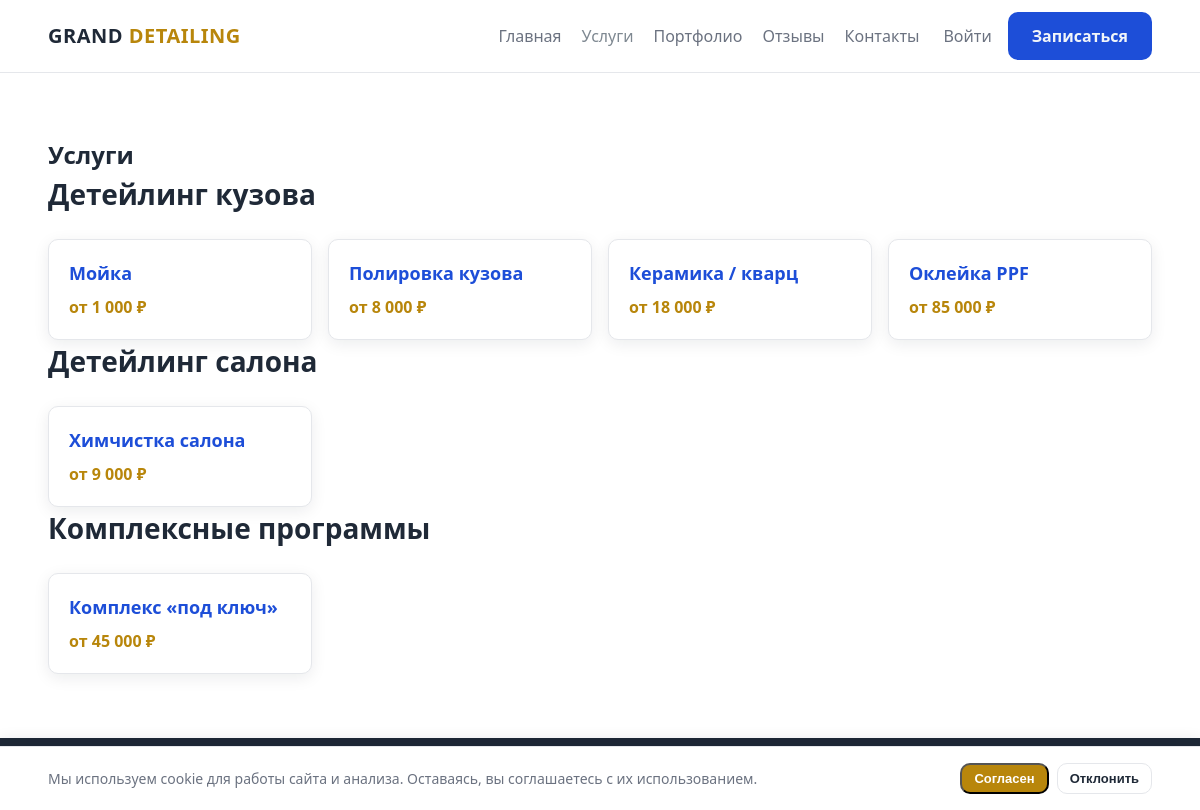
/services, run on the app's committed database.
### tables this page shows
CREATE TABLE categories (
    id    INT UNSIGNED  NOT NULL AUTO_INCREMENT,
    title VARCHAR(100)  NOT NULL,
    slug  VARCHAR(120)  NOT NULL,
    PRIMARY KEY (id),
    UNIQUE KEY uq_categories_slug (slug)
);

CREATE TABLE services (
    id            INT UNSIGNED      NOT NULL AUTO_INCREMENT,
    category_id   INT UNSIGNED      NOT NULL,
    title         VARCHAR(140)      NOT NULL,
    slug          VARCHAR(160)      NOT NULL,
    price_from    DECIMAL(10, 2)    NULL,
    duration_min  INT UNSIGNED      NULL,
    image         VARCHAR(255)      NULL,
    is_active     TINYINT(1)        NOT NULL DEFAULT 1,
    PRIMARY KEY (id),
    UNIQUE KEY uq_services_slug (slug),
    KEY idx_services_category (category_id),
    CONSTRAINT fk_services_category FOREIGN KEY (category_id) REFERENCES categories (id)
);

### src/Core/View.php (called while the page is built, shortened)
<?php
class View
{
    public static function render(string $view, array $data = []): void
    {
        extract($data, EXTR_SKIP);
        $view = basename($view);
        $viewFile = BASE_PATH . '/views/' . $view . '.php';
        require BASE_PATH . '/views/layout/header.php';
        require $viewFile;
        require BASE_PATH . '/views/layout/footer.php';
    }
}

### src/Controller/ServiceController.php (called while the page is built, shortened)
<?php
class ServiceController
{
    public function index(): void
    {
        $categories = Category::all();
        $services = Service::active();
        $servicesByCategory = [];
        foreach ($services as $service) {
            $servicesByCategory[(int) $service['category_id']][] = $service;
        }
        View::render('services', [
            'title' => 'Услуги — GRAND DETAILING',
            'categories' => $categories,
            'servicesByCategory' => $servicesByCategory,
        ]);
    }
}

### public/index.php (called while the page is built, shortened)
<?php
require BASE_PATH . '/src/bootstrap.php';
$router = new Router();
$router->get('/', [HomeController::class, 'index']);
$router->get('/services', [ServiceController::class, 'index']);
$router->get('/services/{slug}', [ServiceController::class, 'show']);
$router->get('/booking', [BookingController::class, 'show']);
$router->post('/booking', [BookingController::class, 'store']);
$router->get('/booking/success', [BookingController::class, 'success']);
$router->get('/contacts', [ContactController::class, 'index']);
$router->post('/contacts', [ContactController::class, 'store']);
$router->get('/reviews', [ReviewController::class, 'index']);
$router->get('/reviews/create', [ReviewController::class, 'create']);
$router->post('/reviews', [ReviewController::class, 'store']);
$router->get('/register', [AuthController::class, 'showRegister']);
$router->post('/register', [AuthController::class, 'register']);
$router->get('/login', [AuthController::class, 'showLogin']);
$router->post('/login', [AuthController::class, 'login']);
$router->post('/logout', [AuthController::class, 'logout']);
$router->get('/cabinet', [CabinetController::class, 'index']);
$router->get('/cabinet/cars', [CabinetController::class, 'cars']);
$router->post('/cabinet/cars', [CabinetController::class, 'storeCar']);
$router->get('/cabinet/profile', [CabinetController::class, 'profile']);
$router->get('/cabinet/security', [CabinetController::class, 'security']);
$router->post('/cabinet/security/phone', [CabinetController::class, 'updatePhone']);
$router->post('/cabinet/security/email', [CabinetController::class, 'updateEmail']);
$router->post('/cabinet/security/password', [CabinetController::class, 'updatePassword']);
$router->get('/admin', [AdminController::class, 'dashboard']);
$router->get('/admin/dashboard/income', [AdminController::class, 'income']);
$router->get('/admin/bookings', [AdminController::class, 'bookings']);
$router->post('/admin/bookings/{id}/status', [AdminController::class, 'updateStatus']);
$router->post('/admin/bookings/{id}/create-client', [AdminController::class, 'createClient']);
$router->post('/admin/bookings/{id}/delete', [AdminController::class, 'deleteBooking']);
$router->get('/admin/services', [AdminServiceController::class, 'index']);
$router->get('/admin/services/create', [AdminServiceController::class, 'create']);
$router->post('/admin/services', [AdminServiceController::class, 'store']);
$router->get('/admin/services/{id}/edit', [AdminServiceController::class, 'edit']);
$router->post('/admin/services/{id}', [AdminServiceController::class, 'update']);
$router->post('/admin/services/{id}/toggle', [AdminServiceController::class, 'toggle']);
$router->get('/admin/reviews', [AdminReviewController::class, 'index']);
$router->post('/admin/reviews/{id}/toggle', [AdminReviewController::class, 'toggle']);
$router->get('/admin/messages', [AdminMessageController::class, 'index']);
$router->post('/admin/messages/{id}/read', [AdminMessageController::class, 'markRead']);
$router->get('/admin/masters', [AdminMasterController::class, 'index']);
$router->get('/admin/masters/create', [AdminMasterController::class, 'create']);
$router->post('/admin/masters', [AdminMasterController::class, 'store']);
$router->get('/admin/clients', [AdminClientController::class, 'index']);
$router->dispatch(
    $_SERVER['REQUEST_METHOD'],
    parse_url($_SERVER['REQUEST_URI'], PHP_URL_PATH) ?: '/'
);

### src/bootstrap.php (called while the page is built, shortened)
<?php
require_once BASE_PATH . '/src/helpers.php';
spl_autoload_register(function (string $class): void {
    $prefix = 'App\\';
    if (str_starts_with($class, $prefix)) {
        $relative = str_replace('\\', '/', substr($class, strlen($prefix)));
        $file = BASE_PATH . '/src/' . $relative . '.php';
    }
});

### src/helpers.php (called while the page is built, shortened)
<?php
function config(string $key, mixed $default = null): mixed
{
    static $config = null;
    if ($config === null) {
        $config = require BASE_PATH . '/config/config.php';
    }
    $value = $config;
    foreach (explode('.', $key) as $segment) {
        if (!is_array($value) || !array_key_exists($segment, $value)) {
            return $default;
        }
        $value = $value[$segment];
    }
    return $value;
}
function e(mixed $value): string
{
    return htmlspecialchars((string) $value, ENT_QUOTES, 'UTF-8');
}
function price(?float $value, string $prefix = 'от '): string
{
    return $value === null
        ? 'цена по запросу'
        : $prefix . number_format($value, 0, ',', ' ') . ' ₽';
}
function url(string $path = ''): string
{
    return '/' . ltrim($path, '/');
}

### src/Core/Database.php (called while the page is built, shortened)
<?php
class Database
{
    private static ?PDO $pdo = null;
    public static function connection(): PDO
    {
        if (self::$pdo === null) {
            $db = config('db');
            $dsn = 'mysql:host=' . $db['host'];
            $dsn .= ';dbname=' . $db['name'] . ';charset=' . $db['charset'];
            self::$pdo = new PDO($dsn, $db['user'], $db['pass'], [
                PDO::ATTR_ERRMODE => PDO::ERRMODE_EXCEPTION,
                PDO::ATTR_DEFAULT_FETCH_MODE => PDO::FETCH_ASSOC,
                PDO::ATTR_EMULATE_PREPARES => false,
            ]);
        }
        return self::$pdo;
    }
}

### src/Model/Model.php (called while the page is built, shortened)
<?php
abstract class Model
{
    protected static string $table = '';
    public static function all(): array
    {
        $stmt = Database::connection()->query('SELECT * FROM ' . static::$table);
        return $stmt->fetchAll();
    }
}

### src/Model/Service.php (called while the page is built, shortened)
<?php
class Service extends Model
{
    public static function active(): array
    {
        $stmt = Database::connection()->query(
            'SELECT * FROM services WHERE is_active = 1 ORDER BY id'
        );
        return $stmt->fetchAll();
    }
}

### views/services.php (the view, shortened to what this page needs)
<section class="section">
    <div class="container">
        <h1>Услуги</h1>
        <?php foreach ($categories as $cat): ?>
            <?php $catServices = $servicesByCategory[(int) $cat['id']] ?? []; ?>
            <h2><?= e($cat['title']) ?></h2>
            <div class="cards">
                <?php foreach ($catServices as $service): ?>
                    <div class="card">
                        <h3>
                            <a href="<?= e(url('/services/' . $service['slug'])) ?>"><?= e($service['title']) ?></a>
                        </h3>
                        <p class="price"><?= e(price($service['price_from'] === null ? null : (float) $service['price_from'])) ?></p>
                    </div>
                <?php endforeach; ?>
            </div>
        <?php endforeach; ?>
    </div>
</section>

### src/Core/Router.php (shortened to what this page needs)
<?php
class Router
{
    private array $routes = [];
    public function get(string $path, array $handler): void
    {
        $this->routes['GET'][$path] = $handler;
    }
    public function post(string $path, array $handler): void
    {
        $this->routes['POST'][$path] = $handler;
    }
    public function dispatch(string $method, string $uri): void
    {
        $method = strtoupper($method);
        $uri = rtrim($uri, '/');
        foreach ($this->routes[$method] ?? [] as $path => $handler) {
            $pattern = preg_replace('#\{([a-zA-Z_]+)\}#', '(?P<$1>[^/]+)', $path);
            $pattern = '#^' . $pattern . '$#';
            if (preg_match($pattern, $uri, $matches)) {
                $params = array_filter($matches, 'is_string', ARRAY_FILTER_USE_KEY);
                $this->call($handler, array_values($params));
                return;
            }
        }
    }
    private function call(array $handler, array $params): void
    {
        [$class, $method] = $handler;
        (new $class())->{$method}(...$params);
    }
}

### public/assets/css/style.css (style rules this page uses)
:root { --satine: #7E8891; --gold: #B8860B; --blue: #1D4ED8; --bg: #FFFFFF; --bg-muted: #F1F5F9; --text: #1F2937; --text-muted: #6B7280; --border: #E5E7EB; --radius: 10px; --shadow: 0 4px 16px rgba(15, 23, 42, 0.08); }
* { box-sizing: border-box; margin: 0; padding: 0; }
body { font-family: "Segoe UI", Arial, sans-serif; color: var(--text); background: var(--bg); line-height: 1.5; font-size: 16px; }
.container { width: min(1140px, 92%); margin: 0 auto; }
a { color: var(--blue); text-decoration: none; }
.section { padding: 64px 0; }
.section h2 { font-size: 28px; margin-bottom: 24px; }
.cards { display: grid; grid-template-columns: repeat(auto-fill, minmax(220px, 1fr)); gap: 16px; }
.card { background: var(--bg); border: 1px solid var(--border); border-radius: var(--radius); padding: 20px; box-shadow: var(--shadow); }
.card h3 { font-size: 18px; margin-bottom: 8px; }
.card .price { color: var(--gold); font-weight: 700; }

### data on the page
categories: title "Детейлинг кузова"
services: title "Мойка", price_from "от 1 000 ₽"
services: title "Полировка кузова", price_from "от 8 000 ₽"
services: title "Керамика / кварц", price_from "от 18 000 ₽"
services: title "Оклейка PPF", price_from "от 85 000 ₽"
categories: title "Детейлинг салона"
services: title "Химчистка салона", price_from "от 9 000 ₽"
categories: title "Комплексные программы"
services: title "Комплекс «под ключ»", price_from "от 45 000 ₽"
